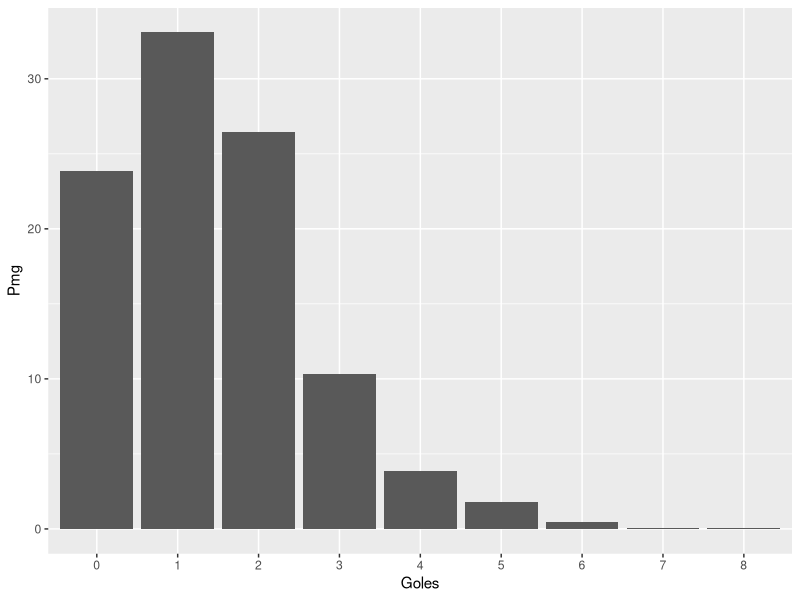
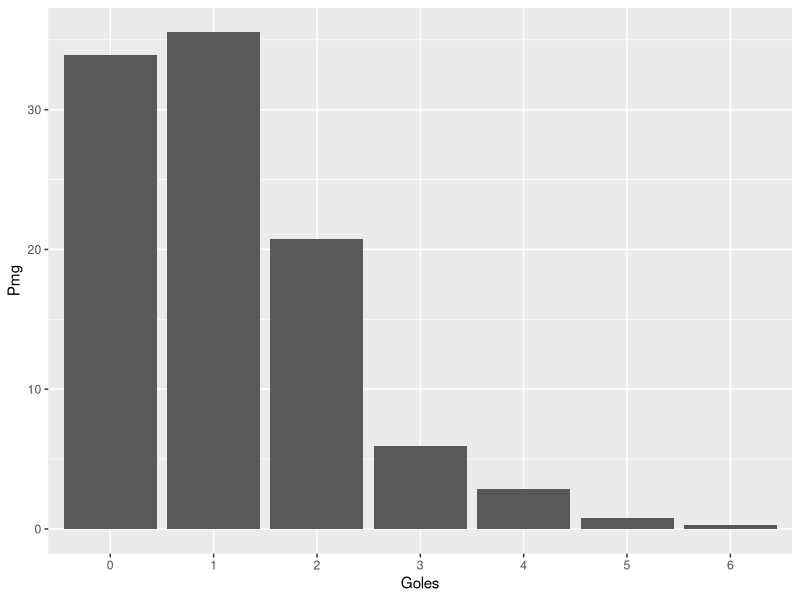

R code for these plots, in order:
#postwork3
library(ggplot2)
setwd("C:/Users/adria/OneDrive/Bedu - Data Science/Programación y estadística en R/postwork")

#Con el último data frame obtenido en el postwork de la sesión 2, elabora tablas 
#de frecuencias relativas para estimar las siguientes probabilidades:
df <- read.csv("Postwork_02.csv")

#La probabilidad (marginal) de que el equipo que juega en casa anote x goles (x=0,1,2,)

fthg <- table(df$FTHG)
ftag <- table(df$FTAG)

(partidos <- length(df$FTHG))
(pfthg <- round((fthg/partidos)*100,2))
(goles.local <- data.frame(fthg, pfthg)[-3])
colnames(goles.local)=c("Goles","Freq", "Pmg")
goles.local

ggplot(goles.local, aes(x = Goles, y = Pmg)) + geom_bar(stat="identity")


#La probabilidad (marginal) de que el equipo que juega como visitante 
#anote y goles (y=0,1,2,)
(pftag <- round((ftag/partidos)*100,2))
goles.visitante <- data.frame(ftag, pftag)[-3]
colnames(goles.visitante)=c("Goles","Freq", "Pmg")
goles.visitante

ggplot(goles.visitante, aes(x = Goles, y = Pmg)) + geom_bar(stat="identity")
